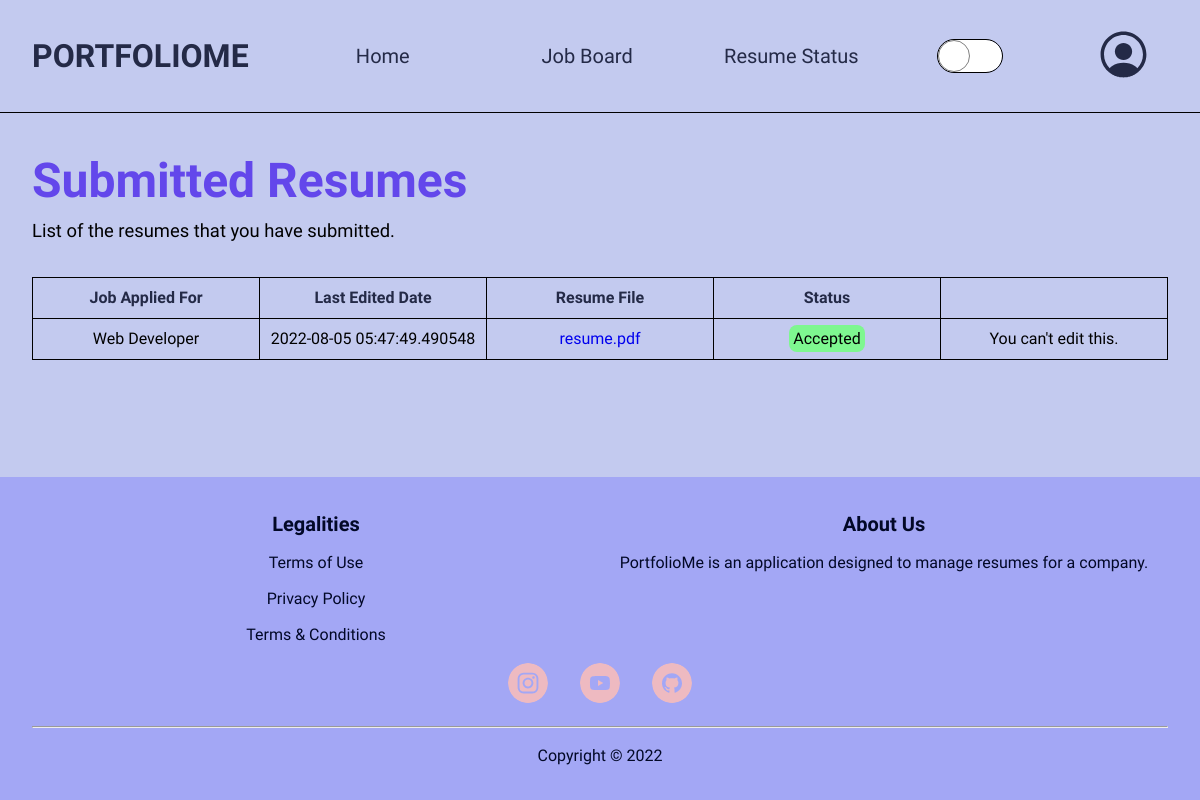
Page /resume_status (signed in) on the earlier database version.
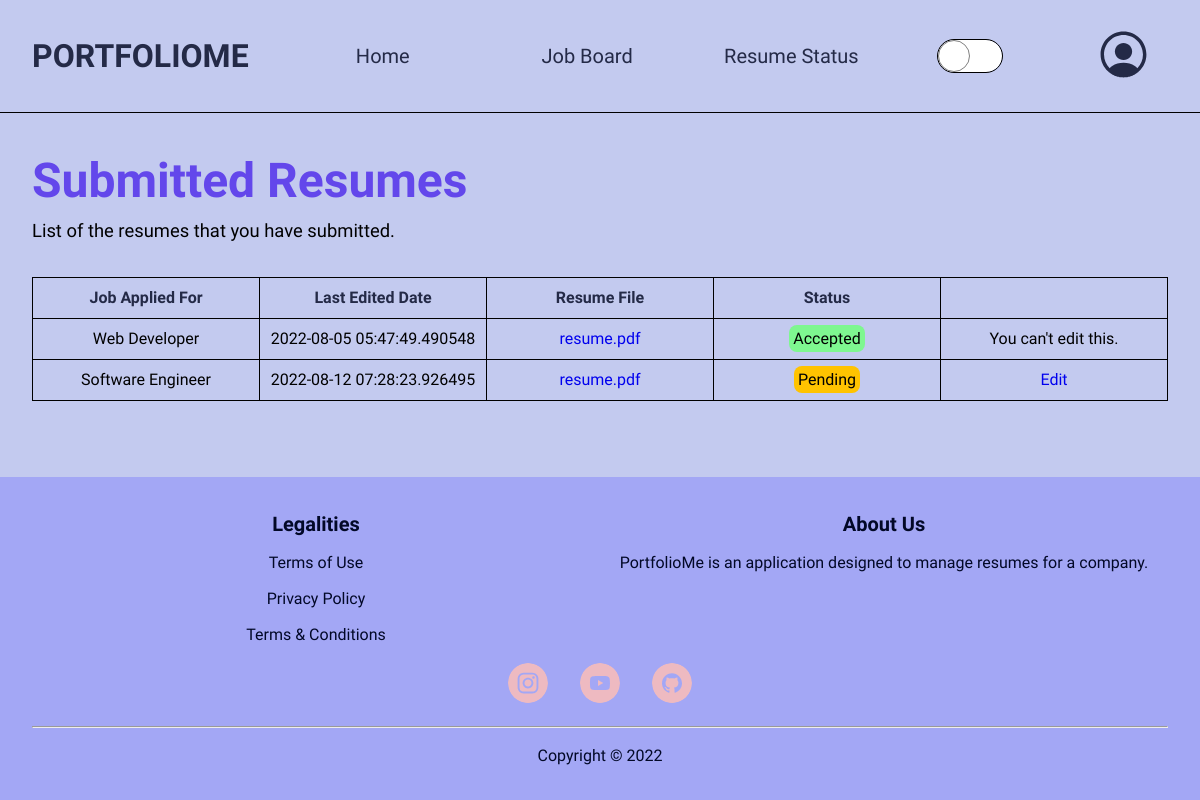
Same page on the later database version.
### PortfolioMe/models.py (models this page shows, shortened)
class JobBoard(db.Model):
    __tablename__ = 'jobboard'
    id = db.Column(db.Integer, primary_key=True)
    name = db.Column(db.String(50), nullable=False)
    highlights = db.Column(db.String(200), nullable=False)
    description = db.Column(db.Text, nullable=False)
    department = db.Column(db.String(50), nullable=False)
    min_salary = db.Column(db.Float, nullable=False)
    max_salary = db.Column(db.Float, nullable=False)
    position_level = db.Column(db.String(20), nullable=False)
    years_of_experience = db.Column(db.String(10), nullable=False)
    job_type = db.Column(db.String(10), nullable=False)
    specializations = db.Column(db.String(50), nullable=False)
    job_image = db.Column(db.String(50), nullable=False)
    resumes_submitted_list = db.relationship(
        'Resume', backref='associated_job_board', lazy=True)

class Resume(db.Model):
    __tablename__ = 'resume'
    id = db.Column(db.Integer, primary_key=True)
    applicant_details = db.Column(db.Text, unique=False, nullable=False)
    date_edited = db.Column(db.DateTime, unique=False, nullable=False,
                            default=datetime.utcnow)
    is_bookmarked = db.Column(db.Boolean, unique=False,
                              nullable=False, default=False)
    is_hired = db.Column(db.Boolean, unique=False,
                         nullable=False, default=False)
    status = db.Column(db.String(20), unique=False,
                       nullable=False, default="Pending")
    image = db.Column(db.String(50), unique=False, nullable=False)
    additional_documents = db.Column(db.Text, unique=False, default="")
    applicant_id = db.Column(db.Integer, db.ForeignKey(
        'applicant.id'), nullable=False)
    job_id = db.Column(db.Integer, db.ForeignKey(
        'jobboard.id'), nullable=False)
    resume_details_ref = db.relationship(
        'Resume_Details', backref='associated_resume', uselist=False)

### PortfolioMe/client/routes.py (the view)
@client.route("/resume_status")
@login_required
def resume_status():
    resumes = Resume.query.filter_by(applicant_id=current_user.id).all()
    jobs = JobBoard.query.filter(JobBoard.resumes_submitted_list.any(
        applicant_id=current_user.id)).all()
    return render_template("client/resume_status.html", resumes=resumes, jobs=jobs)

### PortfolioMe/models.py (called while the page is built)
@login_manager.user_loader
def load_user(user_id):
    applicant = Applicant.query.get(int(user_id))
    if applicant.status != "Active":
        return None and logout_user
    return applicant

### PortfolioMe/templates/client/resume_status.html (shortened to what this page needs)
{% extends "layout/base.html" %}  {% block css %}
<link
    rel="stylesheet"
    href="{{ url_for('static', filename='css/client/resume_status.css') }}"
/>{% endblock %} {% block content %}
<main class="resume-list-container">
    <div class="resume-list-header">
        <h1>Submitted Resumes</h1>
        <p>List of the resumes that you have submitted.</p>
    </div>
    <div class="table-container">
        <table>
            <thead>
                <tr>
                    <th>Job Applied For</th>
                    <th>Last Edited Date</th>
                    <th>Resume File</th>
                    <th>Status</th>
                    <th></th>
                </tr>
            </thead>
            {% if resume is not none %} {% for resume in resumes %}
            <tbody>
                <tr>
                    <td>
                        {% for job in jobs %} {% if job.id == resume.job_id %}
                        {{ job.name }} {% endif %} {% endfor %}
                    </td>
                    <td>{{ resume.date_edited }}</td>
                    <td>
                        <a
                            href="{{ url_for('static', filename='resumes/' + resume.image) }}"
                            target="_blank"
                            >resume.pdf</a
                        >
                    </td>
                    <td>
                        {% if resume.status == "Accepted" %}
                        <span style="background-color: hsl(var(--green))"
                            >Accepted</span
                        >
                        {% elif resume.status == "Rejected" %}
                        <span style="background-color: hsl(var(--red))"
                            >Rejected</span
                        >
                        {% elif resume.status == "Pending" %}
                        <span style="background-color: hsl(var(--yellow))"
                            >Pending</span
                        >
                        {% elif resume.status == "Keep In View" %}
                        <span style="background-color: hsl(var(--accent-blue))"
                            >Keep In View</span
                        >
                        {% endif %}
                    </td>
                    <td>
                        {% if resume.status == "Pending" %}
                        <a
                            class="edit-resume-details-btn"
                            target="_blank"
                            href="{{ url_for('client.upload_resume_details', job_id=resume.job_id, resume_details_id=resume.resume_details_ref.id) }}"
                            >Edit</a
                        >
                        {% else %} You can't edit this. {% endif %}
                    </td>
                </tr>
            </tbody>
            {% endfor %} {% endif %}
        </table>
    </div>
</main>
{% endblock %}

### PortfolioMe/templates/layout/base.html (shortened to what this page needs)
<!DOCTYPE html>
<html lang="en">
    <head>
        <link
            rel="stylesheet"
            href="{{ url_for('static', filename='css/layout/base.css') }}"
        />
        <link
            rel="stylesheet"
            href="{{ url_for('static', filename='css/layout/reset.css') }}"
        />
        {% block css %} {% endblock %}
    </head>
    <body>
        <header>
            <div class="logo">
                <a href="{{ url_for('main.home') }}">PortfolioMe</a>
            </div>
            <nav class="navigation-bar">
                <ul>
                    {% if current_user.is_authenticated %}
                    <li>
                        <a href="{{ url_for('main.home') }}">Home</a>
                    </li>
                    <li>
                        <a href="{{ url_for('client.job_board') }}"
                            >Job Board</a
                        >
                    </li>
                    <li>
                        <a href="{{ url_for('client.resume_status') }}"
                            >Resume Status</a
                        >
                    </li>
                    {% endif %}
                </ul>
            </nav>
            <div class="toggle-dark-light-mode">
            </div>
            {% if current_user.is_authenticated %}
            <div class="profile-container">
                <button id="profile">
                </button>
            </div>
            {% else %}
            <div class="authentication-box">
                <a href="{{ url_for('auth.login') }}" class="login-btn"
                    >Login</a
                >
            </div>
            {% endif %}
        </header>
        {% block content %} {% endblock %}
        <footer>
            <div class="legalities">
                <h4>Legalities</h4>
                <a href="#">Terms of Use</a>
                <a href="#">Privacy Policy</a>
                <a href="#">Terms &amp; Conditions</a>
            </div>
            <div class="about-us">
                <h4>About Us</h4>
                <p>
                    PortfolioMe is an application designed to manage resumes for
                    a company.
                </p>
            </div>
            <div class="icons">
                <a href="#"
                    >
                </a>
                <a href="#"
                    >
                </a>
                <a href="#"
                    >
                </a>
            </div>
            <hr />
            <div class="copyright">Copyright &copy; 2022</div>
        </footer>
    </body>
</html>

### PortfolioMe/static/css/layout/base.css (style rules this page uses)
body { display: grid; grid-template-rows: auto 1fr auto; }
header { background-color: hsl(var(--light-blue)); display: grid; grid-template-columns: 1fr 4fr 1fr 1fr; border-bottom: 1px solid black; }
.logo { padding: 2em; }
.logo > a { font-size: 2rem; text-transform: uppercase; color: hsl(var(--dark-blue)); font-weight: 700; }
.navigation-bar > ul { display: flex; justify-content: space-around; align-items: center; height: 100%; list-style: none; }
.navigation-bar li { position: relative; width: 100%; height: 100%; }
.navigation-bar li::after { content: ''; display: block; height: 3px; width: 0; background-color: hsl(var(--dark-blue)); position: absolute; bottom: 0; transition: width 200ms ease-in-out; }
.navigation-bar a { font-size: 1.25rem; color: hsl(var(--dark-blue)); font-weight: 500; width: 100%; height: 100%; display: flex; justify-content: center; align-items: center; }
.toggle-dark-light-mode { display: flex; justify-content: center; align-items: center; }
.toggle-dark-light-mode { user-select: none; }
:root { --width: 4rem; }
.profile-container { display: grid; place-items: center; }
.profile-container > button { border-radius: 100%; outline: none; background-color: transparent; border: none; cursor: pointer; position: relative; }
footer { display: grid; grid-template-columns: repeat(2, 1fr); grid-template-areas: 'Legalities AboutUs' 'Icons Icons' 'Lining Lining' 'Copyright Copyright'; row-gap: 1rem; background-color: hsl(237, 80%, 80%); color: hsl(var(--pure-white)); padding: 2rem; }
footer .legalities, footer .about-us { display: flex; flex-direction: column; align-items: center; row-gap: 0.75rem; }
.legalities { grid-area: Legalities; }
.about-us { grid-area: AboutUs; }
.legalities h4, .about-us h4 { font-size: 1.25rem; }
.legalities h4, .about-us h4, .legalities a, .about-us p, .copyright { color: hsl(var(--blue-shade)); }
footer .icons, footer .copyright { display: flex; justify-content: center; column-gap: 2rem; }
.icons { grid-area: Icons; }
.icons svg { border-radius: 100%; }
.copyright { grid-area: Copyright; }
footer hr { grid-area: Lining; }

### PortfolioMe/static/css/client/resume_status.css (style rules this page uses)
.resume-list-container { background-color: hsl(var(--light-blue)); padding: 2rem; }
.resume-list-header h1 { color: hsl(var(--accent-blue)); font-size: 3rem; }
.resume-list-header p { font-size: 1.15rem; }
.table-container { margin-top: 2rem; }
table { width: 100%; table-layout: fixed; }
table, th, td { border: 1px solid black; border-collapse: collapse; }
th, td { padding: 0.5rem; }
th { color: hsl(var(--dark-blue)); }
td:first-child { overflow: hidden; white-space: nowrap; text-overflow: ellipsis; }
td { text-align: center; }
td span { padding: 0.25rem; border-radius: 0.5rem; }

Differences in the rows shown:
added Resume: date_edited "2022-08-12 07:28:23.926495", status "Pending"
now on this page (row unchanged): JobBoard: name "Software Engineer", shown under "2022-08-12 07:28:23.926495"
